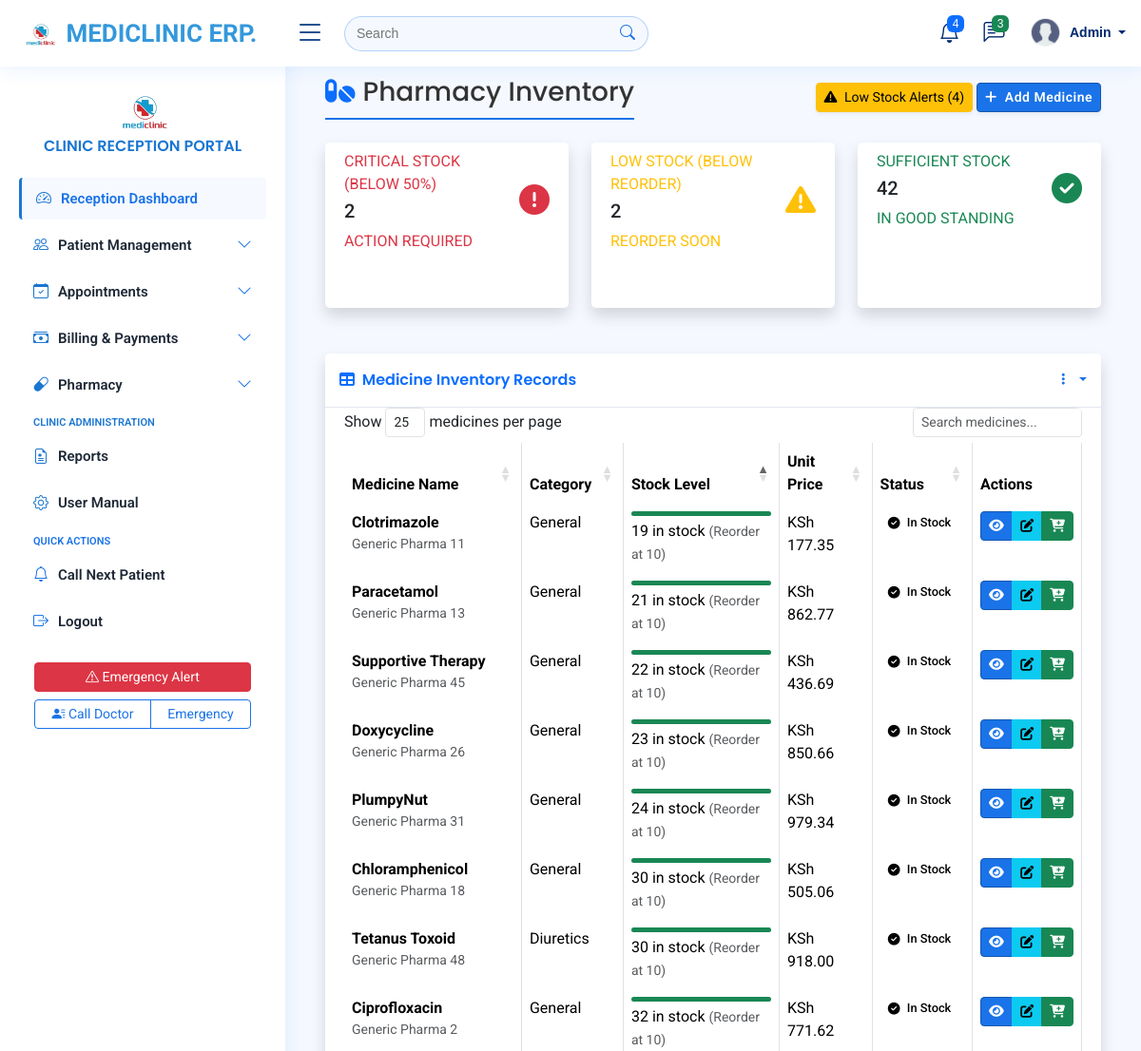
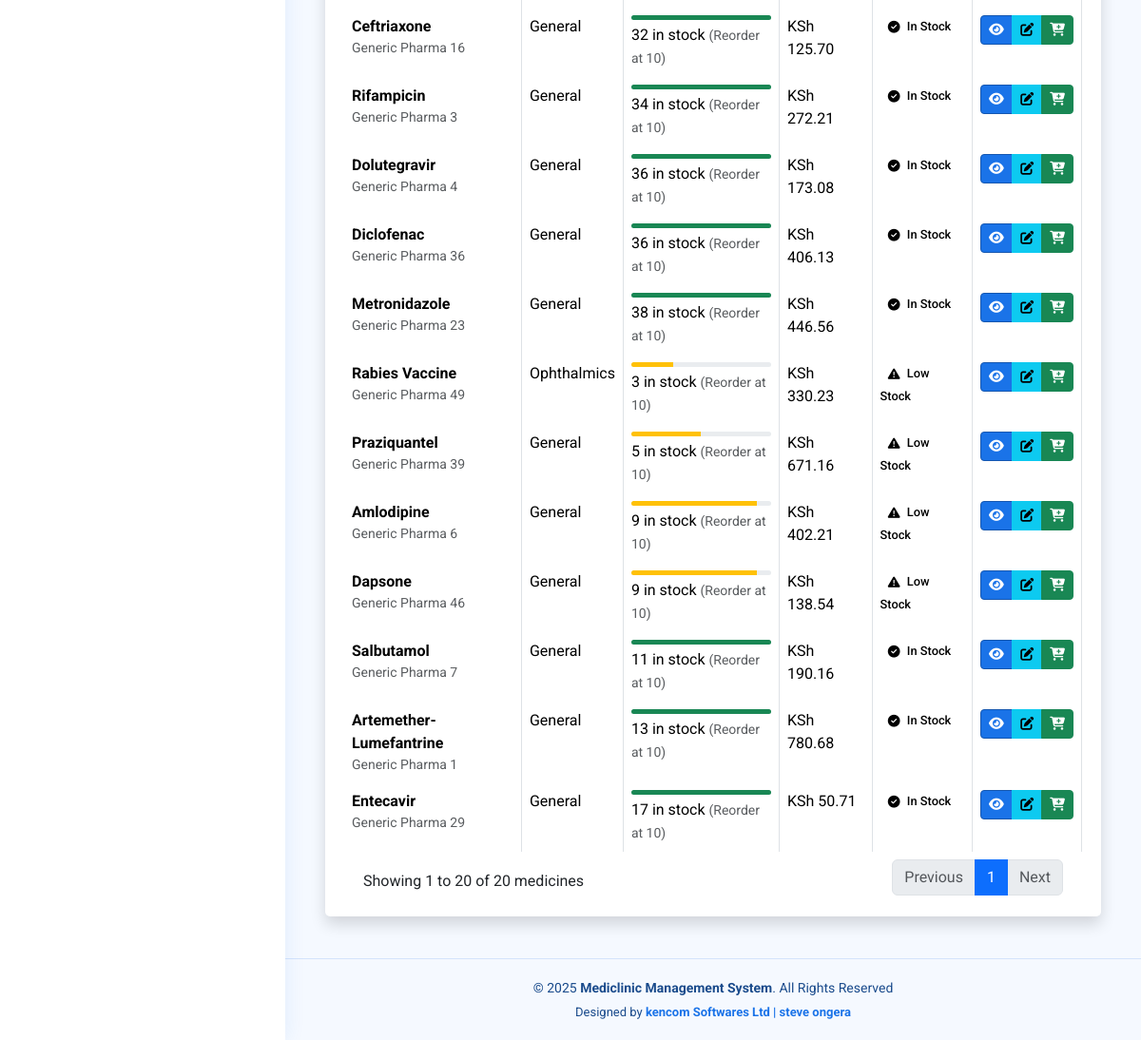
Screenshot of /medicines/ with the database file from the repository (2 pictures, top to bottom).
### myapplication/models.py (models this page shows, shortened)
class Medicine(models.Model):
    name = models.CharField(max_length=200)
    category = models.ForeignKey('MedicineCategory', on_delete=models.SET_NULL, null=True, blank=True)
    description = models.TextField(blank=True, null=True)
    quantity_in_stock = models.PositiveIntegerField(default=0)
    unit_price = models.DecimalField(max_digits=10, decimal_places=2)
    reorder_level = models.PositiveIntegerField(default=10)
    manufacturer = models.CharField(max_length=200, blank=True, null=True)
    expiry_date = models.DateField(blank=True, null=True)
    batch_number = models.CharField(max_length=100, blank=True, null=True)
    image = models.ImageField(upload_to='medicine_images/', blank=True, null=True)  # ✅ New field
    created_at = models.DateTimeField(auto_now_add=True)
    updated_at = models.DateTimeField(auto_now=True)
    @property
    def is_low_stock(self):
        return self.quantity_in_stock <= self.reorder_level

class MedicineCategory(models.Model):
    name = models.CharField(max_length=100)
    description = models.TextField(blank=True, null=True)
    def __str__(self):
        return self.name

### myapplication/views.py (the view)
# urls.py: path('medicines/', views.MedicineStockListView.as_view(), name='medicine_stock_list'),
class MedicineStockListView(ListView):
    model = Medicine
    template_name = 'medicines/stock_list.html'
    context_object_name = 'medicines'
    paginate_by = 20
    def get_queryset(self):
        return Medicine.objects.all().order_by('quantity_in_stock')
    def get_context_data(self, **kwargs):
        context = super().get_context_data(**kwargs)
        critical = Medicine.objects.filter(quantity_in_stock__lte=F('reorder_level')/2)
        warning = Medicine.objects.filter(
            quantity_in_stock__gt=F('reorder_level')/2,
            quantity_in_stock__lte=F('reorder_level')
        )
        sufficient = Medicine.objects.filter(quantity_in_stock__gt=F('reorder_level'))
        context.update({
            'critical_count': critical.count(),
            'warning_count': warning.count(),
            'sufficient_count': sufficient.count(),
        })
        return context

### templates/medicines/stock_list.html (shortened to what this page needs)
{% extends 'base/base.html' %}
{% load custom_filters %}
{% load static %}
{% block content %}
<link href="{% static 'vendor/datatables/dataTables.bootstrap4.min.css' %}" rel="stylesheet">
<div class="container-fluid">
    <div class="d-sm-flex align-items-center justify-content-between mb-4">
        <h1 class="h3 mb-0 text-gray-800">
            <i class="fas fa-pills text-primary me-2"></i>Pharmacy Inventory
        </h1>
        <div>
            <a href="{% url 'low_stock_medicines' %}" class="btn btn-sm btn-warning shadow-sm">
                <i class="fas fa-exclamation-triangle me-1"></i> Low Stock Alerts ({{ critical_count|add:warning_count }})
            </a>
            <a href="#" class="btn btn-sm btn-primary shadow-sm" data-toggle="modal" data-target="#addMedicineModal">
                <i class="fas fa-plus me-1"></i> Add Medicine
            </a>
        </div>
    </div>
    <div class="row mb-4">
        <div class="col-xl-4 col-md-6 mb-4">
            <div class="card border-left-danger shadow h-100 py-2">
                <div class="card-body">
                    <div class="row no-gutters align-items-center">
                        <div class="col mr-2">
                            <div class="text-xs font-weight-bold text-danger text-uppercase mb-1">
                                Critical Stock (Below 50%)</div>
                            <div class="h5 mb-0 font-weight-bold text-gray-800">{{ critical_count }}</div>
                            <div class="mt-2 text-xs">
                                <span class="text-danger font-weight-bold">ACTION REQUIRED</span>
                            </div>
                        </div>
                        <div class="col-auto">
                            <i class="fas fa-exclamation-circle fa-2x text-danger"></i>
                        </div>
                    </div>
                </div>
            </div>
        </div>
        <div class="col-xl-4 col-md-6 mb-4">
            <div class="card border-left-warning shadow h-100 py-2">
                <div class="card-body">
                    <div class="row no-gutters align-items-center">
                        <div class="col mr-2">
                            <div class="text-xs font-weight-bold text-warning text-uppercase mb-1">
                                Low Stock (Below Reorder)</div>
                            <div class="h5 mb-0 font-weight-bold text-gray-800">{{ warning_count }}</div>
                            <div class="mt-2 text-xs">
                                <span class="text-warning font-weight-bold">REORDER SOON</span>
                            </div>
                        </div>
                        <div class="col-auto">
                            <i class="fas fa-exclamation-triangle fa-2x text-warning"></i>
                        </div>
                    </div>
                </div>
            </div>
        </div>
        <div class="col-xl-4 col-md-6 mb-4">
            <div class="card border-left-success shadow h-100 py-2">
                <div class="card-body">
                    <div class="row no-gutters align-items-center">
                        <div class="col mr-2">
                            <div class="text-xs font-weight-bold text-success text-uppercase mb-1">
                                Sufficient Stock</div>
                            <div class="h5 mb-0 font-weight-bold text-gray-800">{{ sufficient_count }}</div>
                            <div class="mt-2 text-xs">
                                <span class="text-success font-weight-bold">IN GOOD STANDING</span>
                            </div>
                        </div>
                        <div class="col-auto">
                            <i class="fas fa-check-circle fa-2x text-success"></i>
                        </div>
                    </div>
                </div>
            </div>
        </div>
    </div>
    <div class="card shadow mb-4">
        <div class="card-header py-3 d-flex justify-content-between align-items-center bg-white">
            <h6 class="m-0 font-weight-bold text-primary">
                <i class="fas fa-table me-1"></i> Medicine Inventory Records
            </h6>
            <div class="dropdown no-arrow">
                <a class="dropdown-toggle" href="#" role="button" id="dropdownMenuLink"
                   data-toggle="dropdown" aria-haspopup="true" aria-expanded="false">
                    <i class="fas fa-ellipsis-v fa-sm fa-fw text-gray-400"></i>
                </a>
            </div>
        </div>
        <div class="card-body">
            <div class="table-responsive">
                <table class="table table-bordered table-hover" id="medicineTable" width="100%" cellspacing="0">
                    <thead class="thead-light">
                        <tr>
                            <th>Medicine Name</th>
                            <th>Category</th>
                            <th>Stock Level</th>
                            <th>Unit Price</th>
                            <th>Status</th>
                            <th>Actions</th>
                        </tr>
                    </thead>
                    <tbody>
                        {% for medicine in medicines %}
                        <tr class="{% if medicine.quantity_in_stock <= medicine.reorder_level|divisibleby:2 %}stock-critical
                                  {% elif medicine.is_low_stock %}stock-warning
                                  {% else %}stock-good{% endif %}">
                            <td>
                                <strong>{{ medicine.name }}</strong>
                                {% if medicine.manufacturer %}
                                <div class="text-muted small">{{ medicine.manufacturer }}</div>
                                {% endif %}
                            </td>
                            <td>{{ medicine.category|default:"-" }}</td>
                            <td>
                                <div class="progress mb-1" style="height: 5px;">
                                    {% widthratio medicine.quantity_in_stock medicine.reorder_level 100 as stock_percent %}
                                    <div class="progress-bar
                                        {% if medicine.quantity_in_stock <= medicine.reorder_level|divisibleby:2 %}bg-danger
                                        {% elif medicine.is_low_stock %}bg-warning
                                        {% else %}bg-success{% endif %}"
                                        role="progressbar"
                                        style="width: {% if stock_percent > 100 %}100{% else %}{{ stock_percent }}{% endif %}%"
                                        aria-valuenow="{{ stock_percent }}"
                                        aria-valuemin="0"
                                        aria-valuemax="100">
                                    </div>
                                </div>
                                <div>
                                    {{ medicine.quantity_in_stock }} in stock
                                    <span class="text-muted small">(Reorder at {{ medicine.reorder_level }})</span>
                                </div>
                            </td>
                            <td class="font-weight-bold">KSh {{ medicine.unit_price }}</td>
                            <td>
                                {% if medicine.quantity_in_stock <= medicine.reorder_level|divisibleby:2 %}
                                <span class="status-badge badge-danger">
                                    <i class="fas fa-exclamation-circle me-1"></i> Critical
                                </span>
                                {% elif medicine.is_low_stock %}
                                <span class="status-badge badge-warning">
                                    <i class="fas fa-exclamation-triangle me-1"></i> Low Stock
                                </span>
                                {% else %}
                                <span class="status-badge badge-success">
                                    <i class="fas fa-check-circle me-1"></i> In Stock
                                </span>
                                {% endif %}
                            </td>
                            <td>
                                <div class="btn-group btn-group-sm" role="group">
                                    <a href="{% url 'medicine_detail' medicine.pk %}"
                                       class="btn btn-primary"
                                       data-toggle="tooltip"
                                       title="View Details">
                                        <i class="fas fa-eye"></i>
                                    </a>
                                    <a href="#"
                                       class="btn btn-info"
                                       data-toggle="tooltip"
                                       title="Edit Medicine">
                                        <i class="fas fa-edit"></i>
                                    </a>
                                    <a href="#"
                                       class="btn btn-success"
                                       data-toggle="tooltip"
                                       title="Restock">
                                        <i class="fas fa-cart-plus"></i>
                                    </a>
                                </div>
                            </td>
                        </tr>
                        {% endfor %}
                    </tbody>
                </table>
            </div>
        </div>
    </div>
</div>
{% endblock %}

### static/assets/css/style.css (style rules this page uses)
:root { scroll-behavior: smooth; }
body { font-family: 'Roboto', sans-serif; background: #f5f9ff; color: #333333; }
a { color: #1a73e8; text-decoration: none; }
h1, h2, h3, h4, h5, h6 { color: #1a73e8; font-family: 'Poppins', sans-serif; font-weight: 600; }
h1 { border-bottom: 2px solid #1a73e8; padding-bottom: 10px; display: inline-block; }
.btn-primary { background-color: #1a73e8; border-color: #1557b0; font-weight: 600; letter-spacing: 0.5px; }
.card { margin-bottom: 30px; border: none; border-radius: 5px; box-shadow: 0px 0 30px rgba(1, 41, 112, 0.1); }
.card-header, .card-footer { border-color: #ebeef4; background-color: #fff; color: #798eb3; padding: 15px; }
.card-body { padding: 0 20px 20px 20px; }

### templates/medicines/stock_list.html (style rules this page uses)
.stock-warning { background-color: #fff3cd; border-left: 4px solid #ffc107; }
.stock-good { background-color: #e6ffe6; border-left: 4px solid #28a745; }
.card-header { background-color: #f8f9fa; border-bottom: 1px solid #e3e6f0; }
.status-badge { font-size: 0.8rem; padding: 0.35em 0.65em; font-weight: 500; }
.table-responsive { border-radius: 0.35rem; overflow: hidden; }

### rows the page displays
Medicine: name "Rabies Vaccine", manufacturer "Generic Pharma 49", category "Ophthalmics", quantity_in_stock "3", reorder_level "10", unit_price "330.23", shows "Low Stock"
Medicine: name "Praziquantel", manufacturer "Generic Pharma 39", category "General", quantity_in_stock "5", reorder_level "10", unit_price "671.16", shows "Low Stock"
Medicine: name "Amlodipine", manufacturer "Generic Pharma 6", category "General", quantity_in_stock "9", reorder_level "10", unit_price "402.21", shows "Low Stock"
Medicine: name "Dapsone", manufacturer "Generic Pharma 46", category "General", quantity_in_stock "9", reorder_level "10", unit_price "138.54", shows "Low Stock"
Medicine: name "Salbutamol", manufacturer "Generic Pharma 7", category "General", quantity_in_stock "11", reorder_level "10", unit_price "190.16", shows "In Stock"
Medicine: name "Artemether-Lumefantrine", manufacturer "Generic Pharma 1", category "General", quantity_in_stock "13", reorder_level "10", unit_price "780.68", shows "In Stock"
Medicine: name "Entecavir", manufacturer "Generic Pharma 29", category "General", quantity_in_stock "17", reorder_level "10", unit_price "50.71", shows "In Stock"
Medicine: name "Clotrimazole", manufacturer "Generic Pharma 11", category "General", quantity_in_stock "19", reorder_level "10", unit_price "177.35", shows "In Stock"
Medicine: name "Paracetamol", manufacturer "Generic Pharma 13", category "General", quantity_in_stock "21", reorder_level "10", unit_price "862.77", shows "In Stock"
Medicine: name "Supportive Therapy", manufacturer "Generic Pharma 45", category "General", quantity_in_stock "22", reorder_level "10", unit_price "436.69", shows "In Stock"
Medicine: name "Doxycycline", manufacturer "Generic Pharma 26", category "General", quantity_in_stock "23", reorder_level "10", unit_price "850.66", shows "In Stock"
Medicine: name "PlumpyNut", manufacturer "Generic Pharma 31", category "General", quantity_in_stock "24", reorder_level "10", unit_price "979.34", shows "In Stock"
Medicine: name "Chloramphenicol", manufacturer "Generic Pharma 18", category "General", quantity_in_stock "30", reorder_level "10", unit_price "505.06", shows "In Stock"
Medicine: name "Tetanus Toxoid", manufacturer "Generic Pharma 48", category "Diuretics", quantity_in_stock "30", reorder_level "10", unit_price "918.00", shows "In Stock"
Medicine: name "Ciprofloxacin", manufacturer "Generic Pharma 2", category "General", quantity_in_stock "32", reorder_level "10", unit_price "771.62", shows "In Stock"
Medicine: name "Ceftriaxone", manufacturer "Generic Pharma 16", category "General", quantity_in_stock "32", reorder_level "10", unit_price "125.70", shows "In Stock"
Medicine: name "Rifampicin", manufacturer "Generic Pharma 3", category "General", quantity_in_stock "34", reorder_level "10", unit_price "272.21", shows "In Stock"
Medicine: name "Dolutegravir", manufacturer "Generic Pharma 4", category "General", quantity_in_stock "36", reorder_level "10", unit_price "173.08", shows "In Stock"
Medicine: name "Diclofenac", manufacturer "Generic Pharma 36", category "General", quantity_in_stock "36", reorder_level "10", unit_price "406.13", shows "In Stock"
Medicine: name "Metronidazole", manufacturer "Generic Pharma 23", category "General", quantity_in_stock "38", reorder_level "10", unit_price "446.56", shows "In Stock"

### other values shown
{{ critical_count|add:warning_count }} "4"
{{ critical_count }} "2"
{{ warning_count }} "2"
{{ sufficient_count }} "42"
